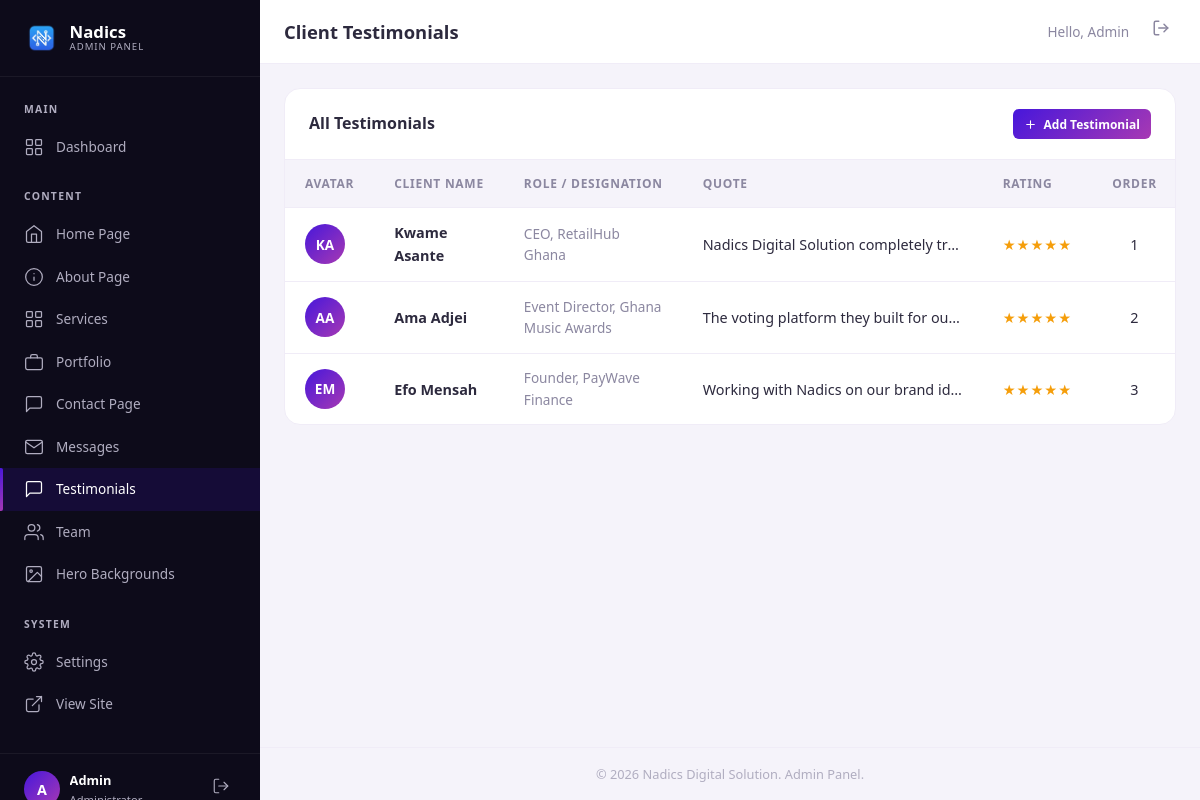
Screenshot of /admin/testimonials.php (signed in) with the database file from the repository.
### tables this page shows
CREATE TABLE IF NOT EXISTS testimonials (
    id           INT AUTO_INCREMENT PRIMARY KEY,
    client_name  VARCHAR(150) NOT NULL,
    client_role  VARCHAR(200) NOT NULL,
    quote        TEXT         NOT NULL,
    avatar_initials VARCHAR(5) DEFAULT NULL,
    rating       TINYINT(1)   DEFAULT 5,
    is_active    TINYINT(1)   DEFAULT 1,
    display_order INT         DEFAULT 0,
    created_at   TIMESTAMP    DEFAULT CURRENT_TIMESTAMP,
    INDEX idx_active (is_active)
);

### includes/functions.php (called while the page is built, shortened)
<?php
function sanitize(string $input): string {
    return htmlspecialchars(trim($input), ENT_QUOTES, 'UTF-8');
}

### admin/testimonials.php (the view, shortened to what this page needs)
<?php
$action = $_GET['action'] ?? 'list';
require_once __DIR__ . '/includes/admin-header.php';
?>
<?php if ($action === 'list'): ?>
    <div class="admin-card">
        <div class="admin-card__header">
            <h2 class="admin-card__title">All Testimonials</h2>
            <a href="<?= ADMIN_URL ?>/testimonials.php?action=add" class="admin-btn admin-btn--primary admin-btn--sm">
                <svg viewBox="0 0 24 24" fill="none" stroke="currentColor" stroke-width="2" stroke-linecap="round" stroke-linejoin="round"><line x1="12" y1="5" x2="12" y2="19"/><line x1="5" y1="12" x2="19" y2="12"/></svg>
                Add Testimonial
            </a>
        </div>
        <div class="admin-card__body" style="padding: 0;">
            <?php
            $testimonials = [];
            if ($db) {
                try {
                    $testimonials = $db->query("SELECT * FROM testimonials ORDER BY display_order ASC, created_at DESC")->fetchAll();
                } catch (PDOException $e) {
                    echo '<div class="admin-alert admin-alert--error" style="margin: 1.5rem;">Database query error: ' . sanitize($e->getMessage()) . '</div>';
                }
            }
            if (empty($testimonials)): ?>
                <div class="admin-empty">
                    <svg viewBox="0 0 24 24" fill="none" stroke="currentColor" stroke-width="1.5" stroke-linecap="round" stroke-linejoin="round">
                        <path d="M21 15a2 2 0 0 1-2 2H7l-4 4V5a2 2 0 0 1 2-2h14a2 2 0 0 1 2 2z"/>
                    </svg>
                    <h3 class="admin-empty__title">No Testimonials Found</h3>
                    <p class="admin-empty__desc">Manage and show client testimonials on the home page carousel.</p>
                    <a href="<?= ADMIN_URL ?>/testimonials.php?action=add" class="admin-btn admin-btn--primary">Add Testimonial</a>
                </div>
            <?php else: ?>
                <div class="table-responsive">
                    <table class="admin-table">
                        <thead>
                            <tr>
                                <th style="width: 60px; text-align: center;">Avatar</th>
                                <th>Client Name</th>
                                <th>Role / Designation</th>
                                <th>Quote</th>
                                <th>Rating</th>
                                <th>Order</th>
                            </tr>
                        </thead>
                        <tbody>
                            <?php foreach ($testimonials as $t): ?>
                                <tr>
                                    <td>
                                        <div style="width: 40px; height: 40px; border-radius: 50%; background: var(--gradient-primary); display: flex; align-items: center; justify-content: center; color: #fff; font-weight: 700; font-size: 0.85rem;">
                                            <?= sanitize($t['avatar_initials'] ?? 'CL') ?>
                                        </div>
                                    </td>
                                    <td>
                                        <div style="font-weight: 600; color: var(--admin-text);"><?= sanitize($t['client_name']) ?></div>
                                    </td>
                                    <td style="font-size: 0.85rem; color: var(--admin-text-light);">
                                        <?= sanitize($t['client_role']) ?>
                                    </td>
                                    <td class="truncate" style="max-width: 300px;" title="<?= sanitize($t['quote']) ?>">
                                        <?= sanitize($t['quote']) ?>
                                    </td>
                                    <td>
                                        <div style="color: var(--warning); letter-spacing: 1px;">
                                            <?= str_repeat('★', $t['rating']) . str_repeat('☆', 5 - $t['rating']) ?>
                                        </div>
                                    </td>
                                    <td style="text-align: center; font-weight: 500;">
                                        <?= $t['display_order'] ?>
                                    </td>
                                </tr>
                            <?php endforeach; ?>
                        </tbody>
                    </table>
                </div>
            <?php endif; ?>
        </div>
    </div>
<?php endif; ?>
<?php require_once __DIR__ . '/includes/admin-footer.php'; ?>

### assets/css/admin.css (style rules this page uses)
:root { --primary: #4717db; --primary-light: #6b3ff5; --accent: #a739b3; --soft: #faecf5; --admin-bg: #f5f3fa; --admin-card: #ffffff; --admin-sidebar-bg: #0d0b1a; --admin-sidebar-hover: #1a1730; --admin-sidebar-active: rgba(71,23,219,0.15); --admin-text: #2d2a3e; --admin-text-light: #8b87a0; --admin-text-muted: #b0adc0; --admin-border: #e5e0ef; --admin-border-light: #f0ecf7; --success: #10b981; --success-bg: #ecfdf5; --error: #ef4444; --error-bg: #fef2f2; --warning: #f59e0b; --warning-bg: #fffbeb; --info: #3b82f6; --info-bg: #eff6ff; --gradient-primary: linear-gradient(135deg, #4717db 0%, #a739b3 100%); --shadow-sm: 0 1px 3px rgba(13,11,26,0.05); --shadow-md: 0 4px 14px rgba(13,11,26,0.08); --shadow-lg: 0 12px 40px rgba(13,11,26,0.1); --font-heading: 'Clash Display', system-ui, sans-serif; --font-body: 'Satoshi', system-ui, sans-serif; --sidebar-width: 260px; --topbar-height: 64px; --radius-sm: 6px; --radius-md: 10px; --radius-lg: 16px; --radius-full: 9999px; --ease-out: cubic-bezier(0.16, 1, 0.3, 1); --duration-fast: 200ms; --duration-normal: 350ms; }
*, *::before, *::after { box-sizing: border-box; margin: 0; padding: 0; }
html { -webkit-text-size-adjust: 100%; }
body.admin-body { font-family: var(--font-body); font-size: 0.9rem; line-height: 1.6; color: var(--admin-text); background: var(--admin-bg); -webkit-font-smoothing: antialiased; overflow-x: hidden; }
a { text-decoration: none; color: inherit; }
.admin-card { background: var(--admin-card); border-radius: var(--radius-lg); border: 1px solid var(--admin-border-light); overflow: hidden; }
.admin-card__header { display: flex; align-items: center; justify-content: space-between; padding: 1.25rem 1.5rem; border-bottom: 1px solid var(--admin-border-light); }
.admin-card__title { font-family: var(--font-heading); font-size: 1rem; font-weight: 600; color: var(--admin-text); }
.admin-card__body { padding: 1.5rem; }
.admin-table { width: 100%; border-collapse: collapse; }
.admin-table th, .admin-table td { padding: 0.85rem 1.25rem; text-align: left; vertical-align: middle; }
.admin-table thead th { font-size: 0.75rem; font-weight: 700; text-transform: uppercase; letter-spacing: 0.06em; color: var(--admin-text-light); background: var(--admin-bg); border-bottom: 1px solid var(--admin-border-light); white-space: nowrap; }
.admin-table tbody tr { border-bottom: 1px solid var(--admin-border-light); transition: background var(--duration-fast); }
.admin-table tbody tr:last-child { border-bottom: none; }
.admin-table .truncate { max-width: 250px; white-space: nowrap; overflow: hidden; text-overflow: ellipsis; }
.admin-btn { display: inline-flex; align-items: center; justify-content: center; gap: 0.4rem; padding: 0.55rem 1.1rem; font-size: 0.8rem; font-weight: 600; border-radius: var(--radius-sm); transition: all var(--duration-fast) var(--ease-out); white-space: nowrap; cursor: pointer; border: none; }
.admin-btn svg { width: 15px; height: 15px; }
.admin-btn--primary { background: var(--gradient-primary); color: #fff; }
.admin-btn--sm { padding: 0.35rem 0.7rem; font-size: 0.75rem; }
.admin-btn--sm svg { width: 13px; height: 13px; }
.table-responsive { width: 100%; overflow-x: auto; -webkit-overflow-scrolling: touch; }

### rows the page displays
testimonials: avatar_initials "KA", client_name "Kwame Asante", client_role "CEO, RetailHub Ghana", quote "Nadics Digital Solution completely tr…", rating "★★★★★", display_order "1"
testimonials: avatar_initials "AA", client_name "Ama Adjei", client_role "Event Director, Ghana Music Awards", quote "The voting platform they built for ou…", rating "★★★★★", display_order "2"
testimonials: avatar_initials "EM", client_name "Efo Mensah", client_role "Founder, PayWave Finance", quote "Working with Nadics on our brand id…", rating "★★★★★", display_order "3"

### other values shown
substr(getAdminName(), 0, 1) "A"
getAdminName() "Admin"
$admin_title "Client Testimonials"
SITE_NAME "Nadics Digital Solution"
